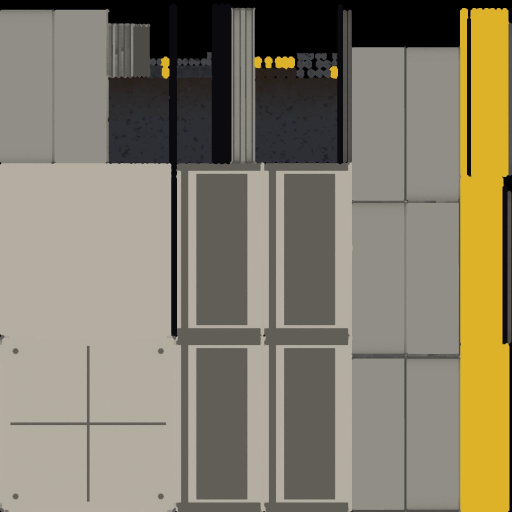
#> input picture FrontierCorp/tools/tex14/found_src/found_1x1.png, 1024 x 1024 px (shown at 1/2 size)
$ python found_tex.py
#> lines starting #> are read from the running program, lines starting #| are printed output that depends on the picture
### FrontierCorp/tools/tex14/ground_tex.py
"""1.4: рисованные текстуры земли (свои, без чужих картинок). Стиль — как у печки и у рисованной брусчатки:
крупные формы, мягкий свет сверху-слева, тёмные швы, светлые края, трещинки. Все текстуры бесшовные.
В альфа-канале — высота (по ней земля смешивает слои: трава прорастает между камнями, а не размазывается).

    python3 tools/tex14/ground_tex.py [OUT_DIR] [SIZE]

Пишет grass.png, meadow.png, dirt.png, rock.png, sand.png, gravel.png (RGBA)."""
import math
import os
import sys

import numpy as np
from PIL import Image, ImageDraw, ImageFilter

OUT = sys.argv[1] if len(sys.argv) > 1 else os.path.join(os.path.dirname(os.path.abspath(__file__)), "..", "..", "textures", "ground")
N = int(sys.argv[2]) if len(sys.argv) > 2 else 1024
LIGHT = np.array([-0.55, -0.6, 0.58])
LIGHT = LIGHT / np.linalg.norm(LIGHT)


def hexc(h):
    h = h.lstrip("#")
    return np.array([int(h[i:i + 2], 16) / 255.0 for i in (0, 2, 4)])


# ------------------------------------------------------------------ бесшовный шум
def pnoise(n, freq, seed, octaves=1):
    """Бесшовный шум 0..1: белый шум, сглаженный в частотах (период = размер текстуры)."""
    rng = np.random.default_rng(seed)
    out = np.zeros((n, n))
    amp = 1.0
    tot = 0.0
    for o in range(octaves):
        w = rng.standard_normal((n, n))
        k = np.fft.fftfreq(n) * n
        kx, ky = np.meshgrid(k, k)
        f = np.exp(-(kx ** 2 + ky ** 2) / (freq * (2 ** o)) ** 2)
        v = np.real(np.fft.ifft2(np.fft.fft2(w) * f))
        v = (v - v.mean()) / (v.std() + 1e-9)
        out += v * amp
        tot += amp
        amp *= 0.5
    out /= tot
    return np.clip(out * 0.18 + 0.5, 0, 1)


# [18 lines left out: functions grad, shade, paint, not called in this run]


def blur(a, r):
    """Бесшовное размытие (в частотах)."""
    n = a.shape[0]
    k = np.fft.fftfreq(n) * n
    kx, ky = np.meshgrid(k, k)
    f = np.exp(-(kx ** 2 + ky ** 2) * (r / n * math.pi) ** 2 * 2)
    if a.ndim == 2:
        return np.real(np.fft.ifft2(np.fft.fft2(a) * f))
    return np.stack([np.real(np.fft.ifft2(np.fft.fft2(a[..., c]) * f)) for c in range(a.shape[2])], -1)


# ------------------------------------------------------------------ камни (ячейки Вороного)
# [195 lines left out: functions cells, stones, strokes, save, soil, main, not called in this run]


# [2 lines that do not run on import are left out]

### FrontierCorp/tools/tex14/found_tex.py
"""1.4: фундаменты были белыми плитами. Перекрашиваем их текстуры (models20/found_*/tex0.png) в рисованный бетон:
тёплый серый, пятна и потёки, светлые сколы по швам, тёмная грязь снизу. Линии, болты и жёлтые полосы остаются.
Исходники сохраняются в tools/tex14/found_src/ (повторный запуск берёт их, а не уже перекрашенные).

    python3 tools/tex14/found_tex.py"""
import os
import shutil
import sys

import numpy as np
from PIL import Image

sys.path.insert(0, os.path.dirname(os.path.abspath(__file__)))
from ground_tex import pnoise, blur, hexc  # noqa: E402

ROOT = os.path.join(os.path.dirname(os.path.abspath(__file__)), "..", "..")
SRC = os.path.join(os.path.dirname(os.path.abspath(__file__)), "found_src")
IDS = ["found_1x1", "found_2x2", "found_tall", "found_wall", "found_ramp", "found_ramp2"]


def concrete(n, seed):
    b = pnoise(n, 6, seed, 3)
    c = hexc("#7d7a73") * (1 - b[..., None]) + hexc("#9a958b") * b[..., None]
    # пятна и потёки
    stain = np.clip((pnoise(n, 14, seed + 1, 2) - 0.55) * 4, 0, 1)
    c = c * (1 - 0.18 * stain[..., None]) + hexc("#6b5d4a") * 0.18 * stain[..., None]
    streak = pnoise(n, 3, seed + 2, 1)
    ys = np.linspace(0, 1, n)[:, None]
    drip = np.clip((np.sin((np.arange(n)[None, :] / n) * 90 + streak * 20) - 0.6) * 2, 0, 1) * 0.08
    c = c * (1 - drip[..., None])
    # мелкие поры и сколы
    pores = (pnoise(n, 160, seed + 3) < 0.22) * 0.12
    c = c * (1 - pores[..., None])
    chips = np.clip((pnoise(n, 40, seed + 4) - 0.75) * 6, 0, 1)
    c = c + chips[..., None] * 0.08
    return np.clip(c, 0, 1)


def main():
    os.makedirs(SRC, exist_ok=True)
    for i, mid in enumerate(IDS):
        dst = os.path.join(ROOT, "models20", mid, "tex0.png")
        if not os.path.exists(dst):
            continue
        src = os.path.join(SRC, mid + ".png")
        if not os.path.exists(src):
            shutil.copy(dst, src)
        a = np.asarray(Image.open(src).convert("RGB")) / 255.0
        n = a.shape[0]
#> n = 1024
        lum = a @ np.array([0.3, 0.59, 0.11])
        sat = a.max(-1) - a.min(-1)
        neutral = np.clip((0.16 - sat) / 0.08, 0, 1)
        bright = np.clip((lum - 0.4) / 0.25, 0, 1)
        k = neutral * bright
        con = concrete(n, 70 + i)
#> after the loop in pnoise, `for o in range(octaves):`:
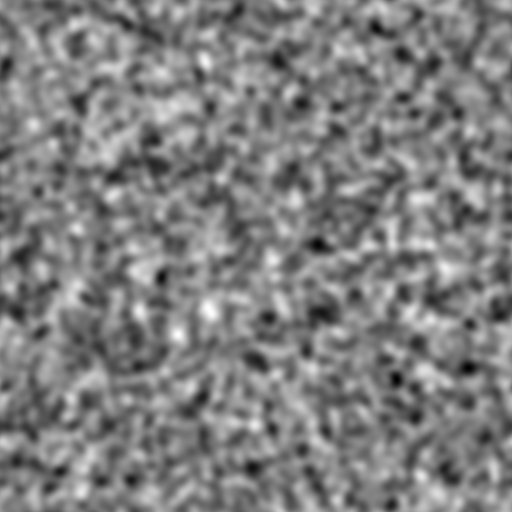
#> v: shape (1024, 1024) float64 (shown at 1/2 size); min -3.75, max 3.76, mean 2.58e-17; drawn with min black and max white
#> call 2 of pnoise, with n = 1024, freq = 14, seed = 71, octaves = 2
#> after the loop in pnoise (call 2), `for o in range(octaves):`:
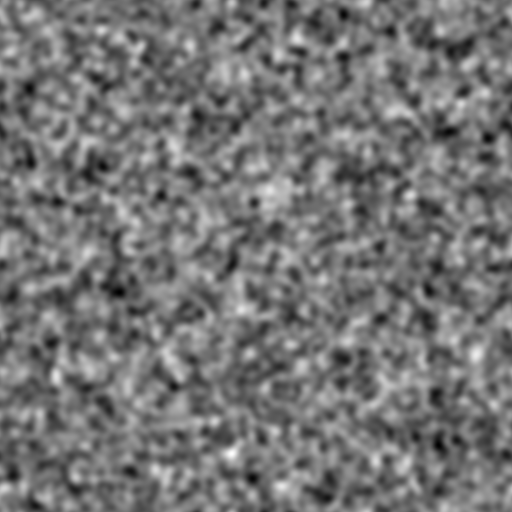
#> v: shape (1024, 1024) float64 (shown at 1/2 size); min -3.7, max 4.36, mean 8.24e-18; drawn with min black and max white
#> call 4 of pnoise, with n = 1024, freq = 160, seed = 73, octaves = 1
#> after the loop in pnoise (call 4), `for o in range(octaves):`:
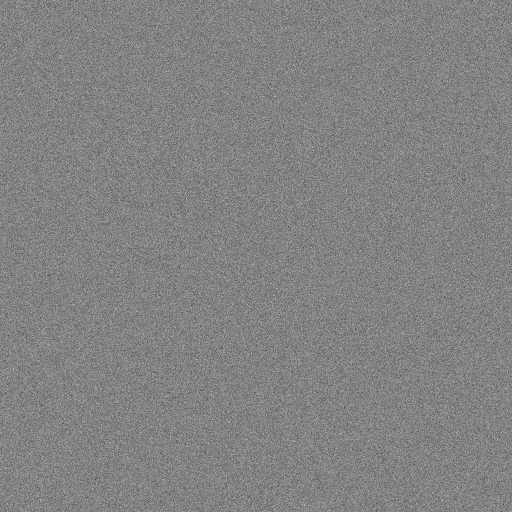
#> w: shape (1024, 1024) float64 (shown at 1/2 size); min -5.04, max 4.81, mean 0.000248; drawn with min black and max white
#> after the loop in pnoise (call 5), `for o in range(octaves):`:
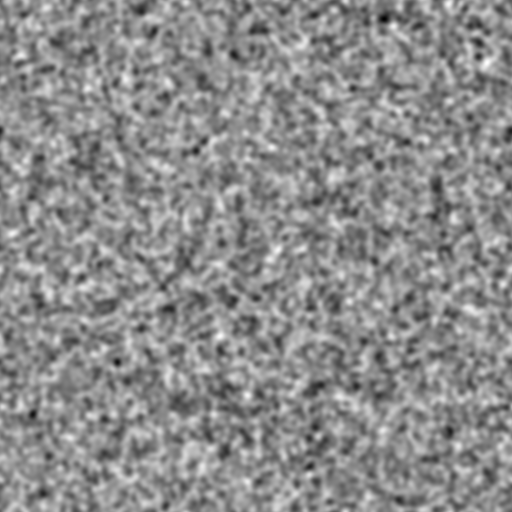
#> out: shape (1024, 1024) float64 (shown at 1/2 size); min -4.77, max 3.89, mean -1.95e-17; drawn with min black and max white
        # светлое — бетон (оттенок сохраняет рисунок исходника: швы, тени, болты)
        shade = np.clip(lum / 0.82, 0.55, 1.15)
        newc = con * shade[..., None]
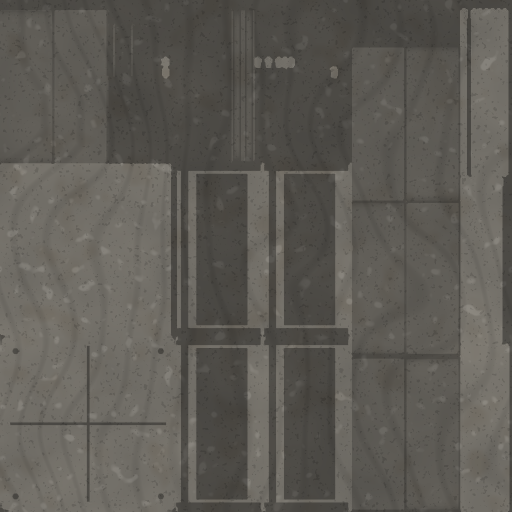
#> newc: shape (1024, 1024, 3) float64 (shown at 1/2 size); mean of channels 0, 1, 2 0.372, 0.36, 0.337; drawn as R, G, B
        # у тёмных линий и швов — светлый скол краёв
        edge = np.clip(blur((lum < 0.3).astype(float), 1.5) * 3 - (lum < 0.3), 0, 1) * k
        newc = newc + edge[..., None] * 0.1
        out = a * (1 - k[..., None]) + newc * k[..., None]
#> out: shape (1024, 1024, 3) float64
        # цветные полосы — чуть потёртые
        wear = np.clip((pnoise(n, 30, 90 + i) - 0.6) * 4, 0, 1) * (sat > 0.25)
#> after the loop in pnoise (call 6), `for o in range(octaves):`:
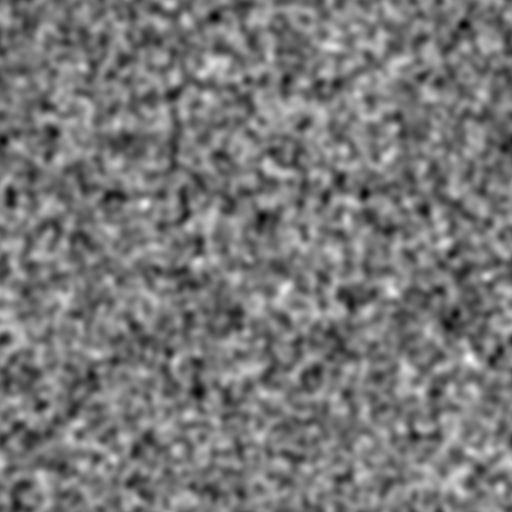
#> out: shape (1024, 1024) float64 (shown at 1/2 size); min -3.87, max 4.35, mean 4.21e-17; drawn with min black and max white
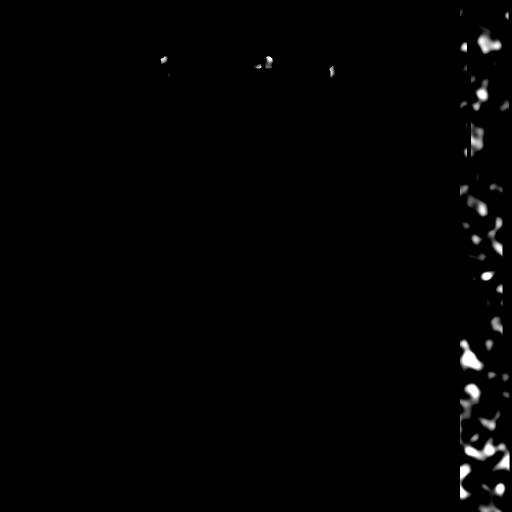
#> wear: shape (1024, 1024) float64 (shown at 1/2 size); min 0, max 1, mean 0.0106
        out = out * (1 - 0.25 * wear[..., None]) + con * 0.25 * wear[..., None]
#> out: shape (1024, 1024, 3) float64
        Image.fromarray((np.clip(out, 0, 1) * 255 + 0.5).astype(np.uint8)).save(dst)
        print("painted", mid)
#> pass 2 of the loop in main, `for i, mid in enumerate(IDS):`:
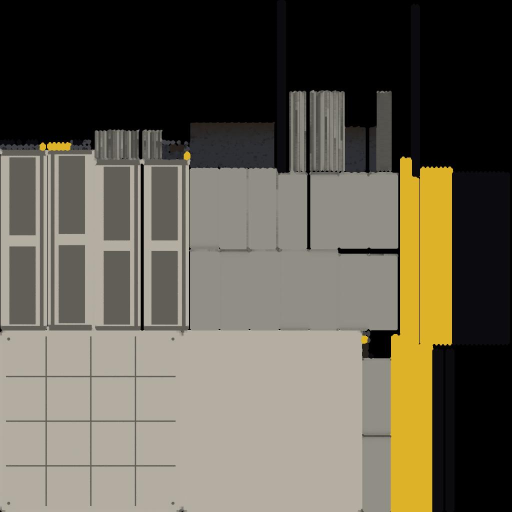
#> input picture FrontierCorp/tools/tex14/found_src/found_2x2.png, 1024 x 1024 px (shown at 1/2 size)
#> after the loop in pnoise (call 11), `for o in range(octaves):`:
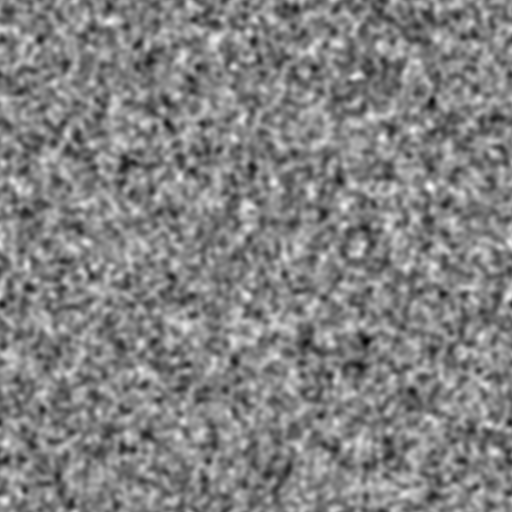
#> out: shape (1024, 1024) float64 (shown at 1/2 size); min -4.26, max 4.07, mean 4.01e-18; drawn with min black and max white
#> in main, `shade = np.clip(lum / 0.82, 0.55, 1.15)`:
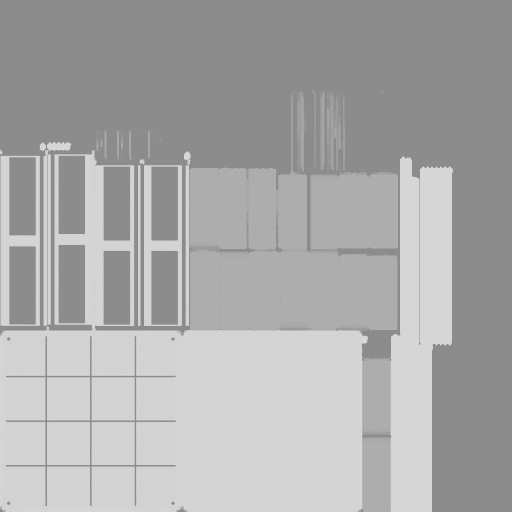
#> shade: shape (1024, 1024) float64 (shown at 1/2 size); min 0.55, max 0.992, mean 0.668


if __name__ == "__main__":
    main()
